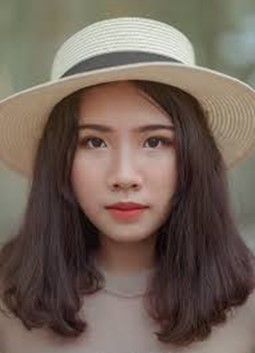
#> input picture face_image.jpg, 255 x 353 px
$ python Exercise7.py
#> lines starting #> are read from the running program, lines starting #| are printed output that depends on the picture
# Import the slic function from segmentation module
from skimage.segmentation import slic
# Import the label2rgb function from color module
from skimage.color import label2rgb
import matplotlib.pyplot as plt
face_image = plt.imread('face_image.jpg')
#> face_image is the input picture: shape (353, 255, 3); mean R, G, B 114.6, 99.2, 89
def show_image(image, title='Image', cmap_type='gray'):
    plt.imshow(image, cmap=cmap_type)
    plt.title(title)
    plt.axis('off')
    plt.show()
# Obtain the segmentation with 400 regions
segments = slic(face_image, n_segments=400)
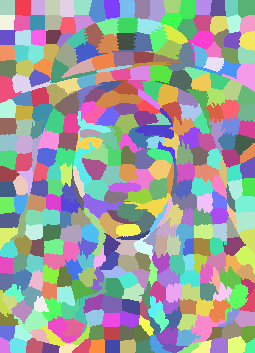
#> segments: shape (353, 255) int64; 375 distinct labels, from 1 to 375; one colour per label, 0 black
# Put segments on top of original image to compare
segmented_image = label2rgb(segments, image=face_image, kind='avg')
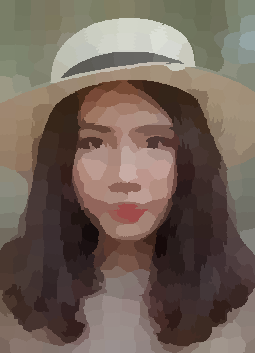
#> segmented_image: shape (353, 255, 3); mean R, G, B 114.1, 98.7, 88.6
# Show the segmented image
show_image(segmented_image, "Segmented image, 400 superpixels")

$ run again, with landscape_image.jpg copied over face_image.jpg
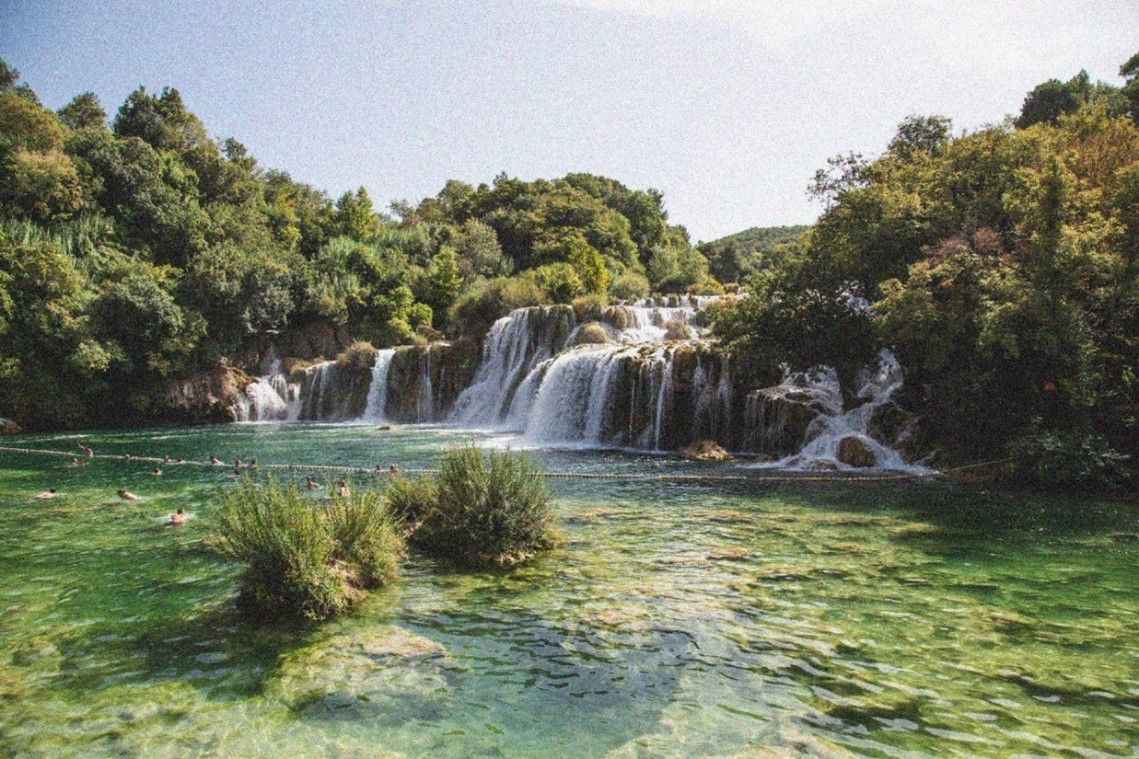
#> input picture landscape_image.jpg, 1139 x 759 px
#> face_image is the input picture: shape (759, 1139, 3); mean R, G, B 124.8, 130.9, 111.5
#> `segments = slic(face_image, n_segments=400)`:
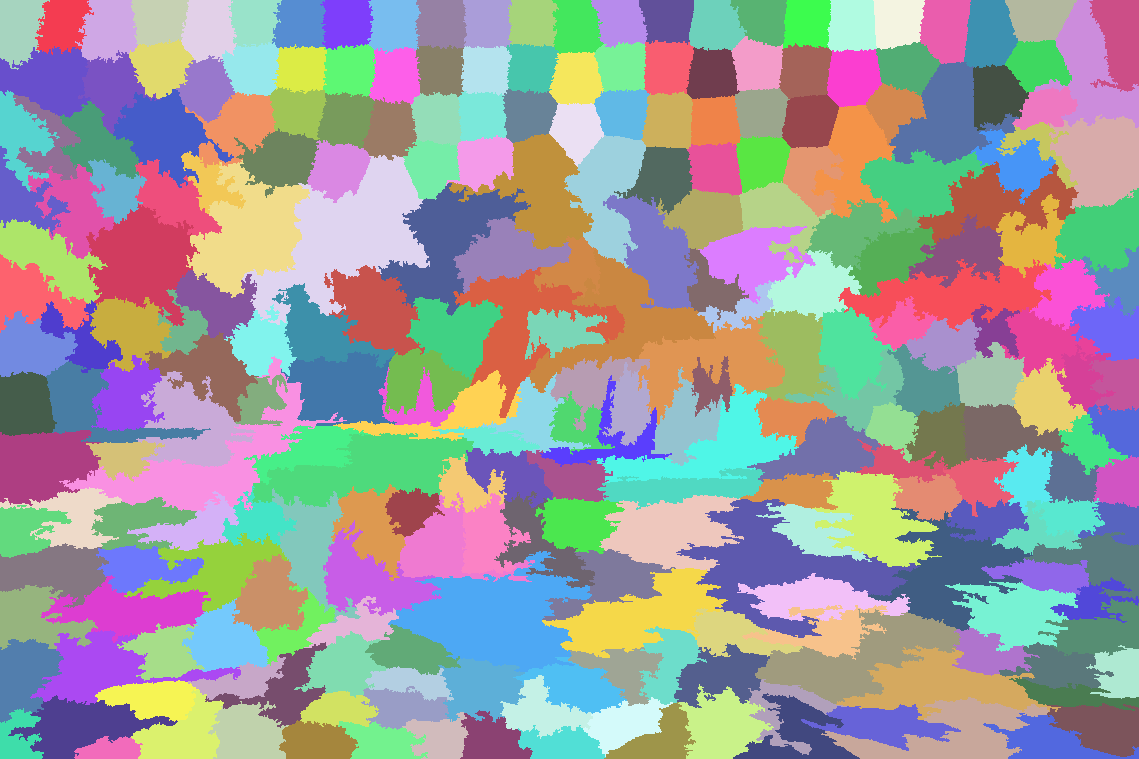
#> segments: shape (759, 1139) int64; 262 distinct labels, from 1 to 262; one colour per label, 0 black
#> `segmented_image = label2rgb(segments, image=face_image, kind='avg')`:
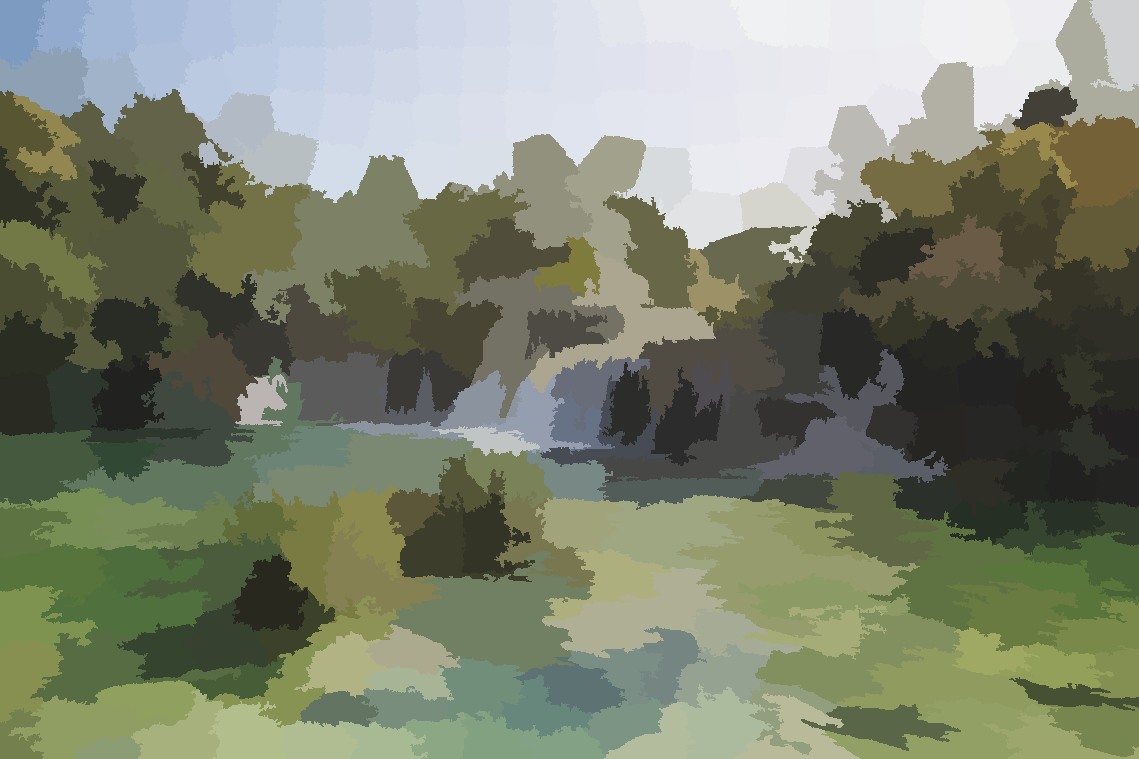
#> segmented_image: shape (759, 1139, 3); mean R, G, B 124.3, 130.4, 111
